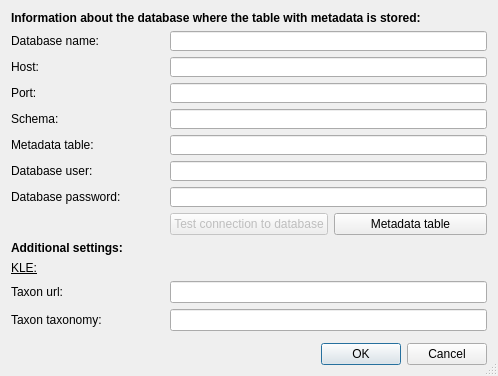
<?xml version="1.0" encoding="UTF-8"?>
<ui version="4.0">
 <class>MetadataFunctionalityDialogBase</class>
 <widget class="QDialog" name="MetadataFunctionalityDialogBase">
  <property name="geometry">
   <rect>
    <x>0</x>
    <y>0</y>
    <width>498</width>
    <height>370</height>
   </rect>
  </property>
  <property name="sizePolicy">
   <sizepolicy hsizetype="Expanding" vsizetype="Expanding">
    <horstretch>0</horstretch>
    <verstretch>0</verstretch>
   </sizepolicy>
  </property>
  <property name="windowTitle">
   <string>Settings</string>
  </property>
  <property name="layoutDirection">
   <enum>Qt::LeftToRight</enum>
  </property>
  <property name="sizeGripEnabled">
   <bool>true</bool>
  </property>
  <layout class="QGridLayout" name="gridLayout">
   <item row="12" column="0">
    <widget class="QLabel" name="label_2">
     <property name="text">
      <string>Taxon taxonomy:</string>
     </property>
    </widget>
   </item>
   <item row="12" column="1" colspan="2">
    <widget class="QLineEdit" name="taxonTaxonomy">
     <property name="toolTip">
      <string extracomment="Enter the taxonomy to use for KLE"/>
     </property>
    </widget>
   </item>
   <item row="11" column="1" colspan="2">
    <widget class="QLineEdit" name="taxonUrl">
     <property name="toolTip">
      <string extracomment="Enter the url to taxon to use for KLE"/>
     </property>
    </widget>
   </item>
   <item row="4" column="0">
    <widget class="QLabel" name="schema_label">
     <property name="toolTip">
      <string extracomment="Enter the schema of the metadata table"/>
     </property>
     <property name="text">
      <string>Schema:</string>
     </property>
    </widget>
   </item>
   <item row="3" column="1" colspan="2">
    <widget class="QLineEdit" name="port">
     <property name="sizePolicy">
      <sizepolicy hsizetype="Expanding" vsizetype="Expanding">
       <horstretch>0</horstretch>
       <verstretch>0</verstretch>
      </sizepolicy>
     </property>
     <property name="maximumSize">
      <size>
       <width>16777215</width>
       <height>20</height>
      </size>
     </property>
     <property name="toolTip">
      <string extracomment="Enter the port of the database with metadata"/>
     </property>
    </widget>
   </item>
   <item row="11" column="0">
    <widget class="QLabel" name="label">
     <property name="text">
      <string>Taxon url:</string>
     </property>
    </widget>
   </item>
   <item row="6" column="1" colspan="2">
    <widget class="QLineEdit" name="username">
     <property name="sizePolicy">
      <sizepolicy hsizetype="Expanding" vsizetype="Expanding">
       <horstretch>0</horstretch>
       <verstretch>0</verstretch>
      </sizepolicy>
     </property>
     <property name="maximumSize">
      <size>
       <width>16777215</width>
       <height>20</height>
      </size>
     </property>
     <property name="toolTip">
      <string extracomment="Enter the database user of the database with metadata"/>
     </property>
    </widget>
   </item>
   <item row="1" column="0">
    <widget class="QLabel" name="database_label">
     <property name="toolTip">
      <string extracomment="Enter the name of the database where metadatatable is stored"/>
     </property>
     <property name="text">
      <string>Database name:</string>
     </property>
    </widget>
   </item>
   <item row="7" column="0">
    <widget class="QLabel" name="databasepw_label">
     <property name="toolTip">
      <string extracomment="Enter the password of database user to the database with metadata"/>
     </property>
     <property name="text">
      <string>Database password:</string>
     </property>
    </widget>
   </item>
   <item row="6" column="0">
    <widget class="QLabel" name="databaseuser_label">
     <property name="toolTip">
      <string extracomment="Enter the database user of the database with metadata"/>
     </property>
     <property name="text">
      <string>Database user:</string>
     </property>
    </widget>
   </item>
   <item row="1" column="1" colspan="2">
    <widget class="QLineEdit" name="database">
     <property name="sizePolicy">
      <sizepolicy hsizetype="Expanding" vsizetype="Expanding">
       <horstretch>0</horstretch>
       <verstretch>0</verstretch>
      </sizepolicy>
     </property>
     <property name="maximumSize">
      <size>
       <width>16777215</width>
       <height>20</height>
      </size>
     </property>
     <property name="toolTip">
      <string extracomment="Enter the name of the database where metadatatable is stored"/>
     </property>
     <property name="cursorPosition">
      <number>0</number>
     </property>
    </widget>
   </item>
   <item row="0" column="0" colspan="3">
    <widget class="QLabel" name="descriptionofcontent_label">
     <property name="font">
      <font>
       <weight>75</weight>
       <bold>true</bold>
      </font>
     </property>
     <property name="text">
      <string>Information about the database where the table with metadata is stored:</string>
     </property>
    </widget>
   </item>
   <item row="5" column="0">
    <widget class="QLabel" name="table_label">
     <property name="toolTip">
      <string extracomment="Enter the table name of the table with metadata"/>
     </property>
     <property name="text">
      <string>Metadata table:</string>
     </property>
    </widget>
   </item>
   <item row="4" column="1" colspan="2">
    <widget class="QLineEdit" name="schema">
     <property name="sizePolicy">
      <sizepolicy hsizetype="Expanding" vsizetype="Expanding">
       <horstretch>0</horstretch>
       <verstretch>0</verstretch>
      </sizepolicy>
     </property>
     <property name="maximumSize">
      <size>
       <width>16777215</width>
       <height>20</height>
      </size>
     </property>
     <property name="toolTip">
      <string extracomment="Enter the schema of the metadata table"/>
     </property>
    </widget>
   </item>
   <item row="5" column="1" colspan="2">
    <widget class="QLineEdit" name="sourcetable">
     <property name="sizePolicy">
      <sizepolicy hsizetype="Expanding" vsizetype="Expanding">
       <horstretch>0</horstretch>
       <verstretch>0</verstretch>
      </sizepolicy>
     </property>
     <property name="maximumSize">
      <size>
       <width>16777215</width>
       <height>20</height>
      </size>
     </property>
     <property name="toolTip">
      <string extracomment="Enter the table name of the table with metadata"/>
     </property>
    </widget>
   </item>
   <item row="7" column="1" colspan="2">
    <widget class="QLineEdit" name="password">
     <property name="sizePolicy">
      <sizepolicy hsizetype="Expanding" vsizetype="Expanding">
       <horstretch>0</horstretch>
       <verstretch>0</verstretch>
      </sizepolicy>
     </property>
     <property name="maximumSize">
      <size>
       <width>16777215</width>
       <height>20</height>
      </size>
     </property>
     <property name="toolTip">
      <string extracomment="Enter the password of database user to the database with metadata"/>
     </property>
     <property name="echoMode">
      <enum>QLineEdit::Password</enum>
     </property>
    </widget>
   </item>
   <item row="14" column="1" colspan="2">
    <widget class="QDialogButtonBox" name="buttonBox">
     <property name="toolTip">
      <string>Save settings or cancel</string>
     </property>
     <property name="orientation">
      <enum>Qt::Horizontal</enum>
     </property>
     <property name="standardButtons">
      <set>QDialogButtonBox::Cancel|QDialogButtonBox::Ok</set>
     </property>
    </widget>
   </item>
   <item row="9" column="0" colspan="3">
    <widget class="QLabel" name="descriptionofcontent_label_2">
     <property name="font">
      <font>
       <weight>75</weight>
       <bold>true</bold>
      </font>
     </property>
     <property name="text">
      <string>Additional settings:</string>
     </property>
    </widget>
   </item>
   <item row="13" column="0" colspan="3">
    <widget class="QWidget" name="widget_2" native="true"/>
   </item>
   <item row="8" column="2">
    <widget class="QPushButton" name="databaseDefinitionButton">
     <property name="enabled">
      <bool>true</bool>
     </property>
     <property name="toolTip">
      <string>Only required the first time you use the plugin</string>
     </property>
     <property name="text">
      <string>Metadata table</string>
     </property>
    </widget>
   </item>
   <item row="8" column="1">
    <widget class="QPushButton" name="testConnectionButton">
     <property name="enabled">
      <bool>false</bool>
     </property>
     <property name="toolTip">
      <string>Test connection to the metadata-table</string>
     </property>
     <property name="text">
      <string>Test connection to database</string>
     </property>
    </widget>
   </item>
   <item row="2" column="0">
    <widget class="QLabel" name="host_label">
     <property name="toolTip">
      <string extracomment="Enter the host name of the database with metadata"/>
     </property>
     <property name="text">
      <string>Host:</string>
     </property>
    </widget>
   </item>
   <item row="2" column="1" colspan="2">
    <widget class="QLineEdit" name="host">
     <property name="sizePolicy">
      <sizepolicy hsizetype="Expanding" vsizetype="Expanding">
       <horstretch>0</horstretch>
       <verstretch>0</verstretch>
      </sizepolicy>
     </property>
     <property name="maximumSize">
      <size>
       <width>16777215</width>
       <height>20</height>
      </size>
     </property>
     <property name="toolTip">
      <string extracomment="Enter the host name of the database with metadata"/>
     </property>
    </widget>
   </item>
   <item row="3" column="0">
    <widget class="QLabel" name="port_label">
     <property name="toolTip">
      <string extracomment="Enter the port of the database with metadata"/>
     </property>
     <property name="text">
      <string>Port:</string>
     </property>
    </widget>
   </item>
   <item row="10" column="0">
    <widget class="QLabel" name="kle_label">
     <property name="font">
      <font>
       <underline>true</underline>
      </font>
     </property>
     <property name="text">
      <string>KLE:</string>
     </property>
    </widget>
   </item>
  </layout>
 </widget>
 <tabstops>
  <tabstop>database</tabstop>
  <tabstop>host</tabstop>
  <tabstop>port</tabstop>
  <tabstop>sourcetable</tabstop>
  <tabstop>schema</tabstop>
  <tabstop>username</tabstop>
  <tabstop>password</tabstop>
  <tabstop>testConnectionButton</tabstop>
  <tabstop>databaseDefinitionButton</tabstop>
 </tabstops>
 <resources/>
 <connections>
  <connection>
   <sender>buttonBox</sender>
   <signal>accepted()</signal>
   <receiver>MetadataFunctionalityDialogBase</receiver>
   <slot>accept()</slot>
   <hints>
    <hint type="sourcelabel">
     <x>20</x>
     <y>20</y>
    </hint>
    <hint type="destinationlabel">
     <x>20</x>
     <y>20</y>
    </hint>
   </hints>
  </connection>
  <connection>
   <sender>buttonBox</sender>
   <signal>rejected()</signal>
   <receiver>MetadataFunctionalityDialogBase</receiver>
   <slot>reject()</slot>
   <hints>
    <hint type="sourcelabel">
     <x>20</x>
     <y>20</y>
    </hint>
    <hint type="destinationlabel">
     <x>20</x>
     <y>20</y>
    </hint>
   </hints>
  </connection>
 </connections>
</ui>
